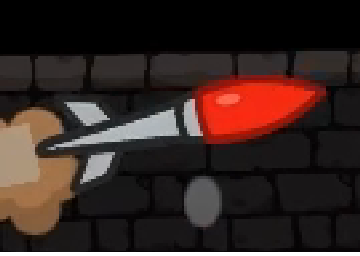
#> input picture nico-sandbox/runs/B11_missile_focus/scenario/transparent-png/missile_01_photoroom.png, 360 x 256 px
$ python render_damage_pack.py ../nico-sandbox/runs/B11_missile_focus/scenario/transparent-png/missile_01_photoroom.png out
#> lines starting #> are read from the running program, lines starting #| are printed output that depends on the picture; after the words box and inside, x2 and y2 are one past the last pixel; in counts of white or black regions, pixels touching at a corner belong together
#!/usr/bin/env python3
"""Generate 3 destruction stages + a destruction.gif from a transparent castle PNG.

Usage:
    python scripts/render_damage_pack.py <castle.png> <out_dir> [--seed N]

Output:
    <out_dir>/<castle>_01_impact.png
    <out_dir>/<castle>_02_break.png
    <out_dir>/<castle>_03_destroyed.png
    <out_dir>/<castle>_destruction.gif
"""
from __future__ import annotations

import argparse
import math
from dataclasses import dataclass
from pathlib import Path
from typing import Iterable

import numpy as np
from PIL import Image, ImageChops, ImageDraw, ImageEnhance, ImageFilter


@dataclass(frozen=True)
class DamageConfig:
    impact_rel: tuple[float, float] = (0.57, 0.72)
    damage_strength: float = 1.0
    debris_count: int = 90
    smoke_count: int = 34
    particle_count: int = 160
    output_scale: int = 1


def render_damage_pack(
    input_path: str | Path,
    output_dir: str | Path,
    seed: int = 42,
    config: DamageConfig = DamageConfig(),
) -> dict[str, Path]:
#> called with output_dir = 'out', seed = 42
    input_path = Path(input_path)
    output_dir = Path(output_dir)
    output_dir.mkdir(parents=True, exist_ok=True)

    castle = _load_sprite(input_path)
#> in _load_sprite, raw is the input picture: PIL image 360x256 RGBA; mean R, G, B, A 50.3, 33.9, 30.2, 251
    rng = np.random.default_rng(seed)

    frames: list[Image.Image] = []
    stage_data = [
        ("01_impact", 0.36, True, 1.15),
        ("02_break", 0.72, True, 0.82),
        ("03_destroyed", 1.00, False, 0.00),
    ]

    paths: dict[str, Path] = {}

    for name, stage, add_explosion, explosion_alpha in stage_data:
        frame = _render_frame(
            castle=castle,
            rng=rng,
            config=config,
            stage=stage,
            add_explosion=add_explosion,
            explosion_alpha=explosion_alpha,
        )

        if config.output_scale != 1:
            size = (frame.width * config.output_scale, frame.height * config.output_scale)
            frame = frame.resize(size, Image.Resampling.NEAREST)

        path = output_dir / f"{input_path.stem}_{name}.png"
        frame.save(path)
        paths[name] = path
        frames.append(frame)
#> this loop made 3 passes
#> pass 1, in _render_frame, `alpha = castle.getchannel("A")`:
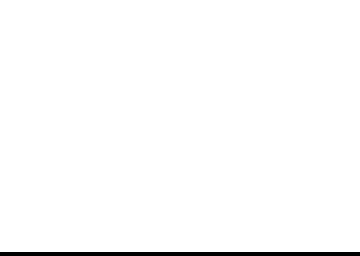
#> alpha: PIL image 360x256 L; 98.4% white; 1 black region, box (x1, y1, x2, y2) and area: (0, 252, 360, 256) 1440
#> pass 1, in _create_damage_masks, `mask = mask.filter(ImageFilter.MaxFilter(3))`:
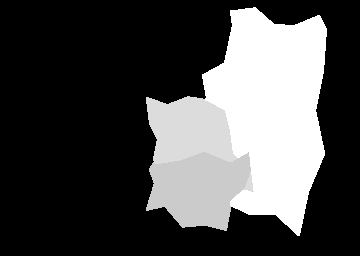
#> mask: PIL image 360x256 L; min 0, max 255, mean 74.2
#> pass 1, in _create_charred_interior, `layer = Image.fromarray(arr, "RGBA")`:
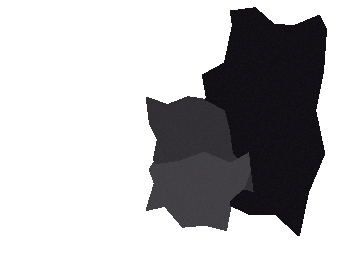
#> layer: PIL image 360x256 RGBA; mean R, G, B, A 17.5, 15.5, 20.5, 74.2; transparent parts drawn white
#> after the loop:
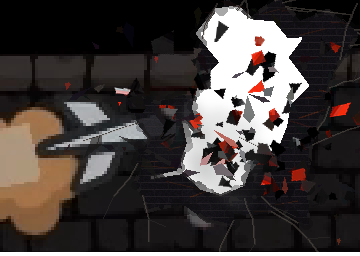
#> frame: PIL image 360x256 RGBA; mean R, G, B, A 42.3, 31.5, 29, 221.6; transparent parts drawn white
#> after the loop, frames = 3 items; paths = 3 items

    gif_path = output_dir / f"{input_path.stem}_destruction.gif"
    frames[0].save(
        gif_path,
        save_all=True,
        append_images=frames[1:],
        duration=[70, 85, 650],
        loop=0,
        disposal=2,
    )
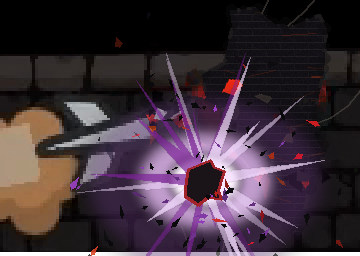
#> saved as missile_01_photoroom_destruction.gif: PIL image 360x256 RGBA; mean R, G, B, A 60, 45.6, 55.1, 251.9; transparent parts drawn white
    paths["gif"] = gif_path
    return paths


def _load_sprite(path: Path) -> Image.Image:
    raw = Image.open(path)
    if "A" not in raw.getbands():
        raise ValueError("Input must be a transparent RGBA/LA PNG sprite.")
    image = raw.convert("RGBA")
    if image.getchannel("A").getbbox() is None:
        raise ValueError("Input alpha channel is empty.")
    return image


def _render_frame(castle, rng, config, stage, add_explosion, explosion_alpha):
    alpha = castle.getchannel("A")
    bbox = alpha.getbbox()
    if bbox is None:
        raise ValueError("Sprite alpha channel is empty.")

    impact = _rel_point(bbox, config.impact_rel[0], config.impact_rel[1])

    damage_mask, missing_mask = _create_damage_masks(
        size=castle.size, bbox=bbox, rng=rng, stage=stage, strength=config.damage_strength,
    )
    sprite_mask = _binary_alpha(alpha)
    damage_mask = _multiply_masks(damage_mask, sprite_mask)
    missing_mask = _multiply_masks(missing_mask, sprite_mask)
    visible_damage = _subtract_masks(damage_mask, missing_mask)

    body = castle.copy()
    new_alpha = _subtract_masks(alpha, missing_mask)
    body.putalpha(new_alpha)

    charred = _create_charred_interior(size=castle.size, bbox=bbox, mask=visible_damage, rng=rng)
    result = Image.alpha_composite(body, charred)

    edge_layer = _create_broken_edges(
        size=castle.size, damage_mask=damage_mask, missing_mask=missing_mask, rng=rng,
    )
    result = Image.alpha_composite(result, edge_layer)

    cracks = _create_cracks(
        size=castle.size, bbox=bbox, damage_mask=damage_mask, sprite_mask=sprite_mask,
        rng=rng, count=int(22 * stage),
    )
    result = Image.alpha_composite(result, cracks)

    debris = _create_debris(
        castle=castle, bbox=bbox, damage_mask=damage_mask, impact=impact,
        rng=rng, count=int(config.debris_count * stage), stage=stage,
    )
    result = Image.alpha_composite(result, debris)

    smoke = _create_smoke(
        size=castle.size, impact=impact, rng=rng,
        count=int(config.smoke_count * stage), stage=stage, after=not add_explosion,
    )
    result = Image.alpha_composite(result, smoke)

    if add_explosion:
        radius = int(max(bbox[2] - bbox[0], bbox[3] - bbox[1]) * (0.23 + 0.12 * stage))
        explosion = _create_explosion(
            size=castle.size, impact=impact, radius=radius, rng=rng, alpha_mul=explosion_alpha,
        )
        result = Image.alpha_composite(result, explosion)

    return result


def _create_damage_masks(size, bbox, rng, stage, strength):
    mask = Image.new("L", size, 0)
    missing = Image.new("L", size, 0)
    draw = ImageDraw.Draw(mask)
    draw_missing = ImageDraw.Draw(missing)

    s = min(1.25, max(0.0, stage * strength))
    spread = 0.55 + 0.45 * s

    slash = [
        _rel_point(bbox, 0.66 - 0.03 * s, 0.02),
        _rel_point(bbox, 0.92 + 0.05 * s, 0.13),
        _rel_point(bbox, 0.82 + 0.03 * s, 0.92),
        _rel_point(bbox, 0.51 - 0.07 * s, 0.78),
        _rel_point(bbox, 0.57 - 0.03 * s, 0.38),
    ]
    draw.polygon(_jagged_polygon(slash, rng, 18 * spread, 5), fill=255)

    middle_bite = [
        _rel_point(bbox, 0.43 - 0.06 * s, 0.42),
        _rel_point(bbox, 0.63 + 0.02 * s, 0.43),
        _rel_point(bbox, 0.70 + 0.03 * s, 0.76),
        _rel_point(bbox, 0.47 - 0.04 * s, 0.70),
    ]
    draw.polygon(_jagged_polygon(middle_bite, rng, 14 * spread, 4), fill=220)

    lower_blast = [
        _rel_point(bbox, 0.45 - 0.06 * s, 0.62),
        _rel_point(bbox, 0.69 + 0.06 * s, 0.61),
        _rel_point(bbox, 0.62 + 0.03 * s, 0.88),
        _rel_point(bbox, 0.42 - 0.05 * s, 0.83),
    ]
    draw.polygon(_jagged_polygon(lower_blast, rng, 16 * spread, 4), fill=int(180 + 65 * s))

    if s > 0.45:
        top_gap = [
            _rel_point(bbox, 0.62 - 0.02 * s, 0.05),
            _rel_point(bbox, 0.79 + 0.06 * s, 0.16),
            _rel_point(bbox, 0.74 + 0.03 * s, 0.58),
            _rel_point(bbox, 0.59 - 0.04 * s, 0.53),
        ]
        draw_missing.polygon(
            _jagged_polygon(top_gap, rng, 16 * spread, 5),
            fill=int(255 * min(1.0, (s - 0.25) / 0.75)),
        )

    if s > 0.78:
        center_gap = [
            _rel_point(bbox, 0.53 - 0.02 * s, 0.50),
            _rel_point(bbox, 0.69 + 0.05 * s, 0.54),
            _rel_point(bbox, 0.64 + 0.03 * s, 0.78),
            _rel_point(bbox, 0.49 - 0.04 * s, 0.72),
        ]
        draw_missing.polygon(
            _jagged_polygon(center_gap, rng, 13 * spread, 4),
            fill=int(255 * min(1.0, (s - 0.58) / 0.42)),
        )

    mask = mask.filter(ImageFilter.MaxFilter(3))
    missing = missing.filter(ImageFilter.MaxFilter(3))
    return mask, missing


def _create_charred_interior(size, bbox, mask, rng):
    width, height = size
    mask_arr = np.asarray(mask, dtype=np.uint8)
    noise = rng.integers(0, 24, (height, width), dtype=np.uint8)

    arr = np.zeros((height, width, 4), dtype=np.uint8)
    arr[..., 0] = 14 + noise // 3
    arr[..., 1] = 13 + noise // 4
    arr[..., 2] = 15 + noise // 2
    arr[..., 3] = mask_arr

    layer = Image.fromarray(arr, "RGBA")

    brick = Image.new("RGBA", size, (0, 0, 0, 0))
    draw = ImageDraw.Draw(brick)

    x0, y0, x1, y1 = bbox
    brick_h = max(7, int((y1 - y0) * 0.018))
    brick_w = max(18, int((x1 - x0) * 0.08))

    for y in range(y0, y1 + brick_h, brick_h):
        draw.line([(x0, y), (x1, y)], fill=(56, 50, 52, 105), width=1)
        offset = 0 if ((y // brick_h) % 2 == 0) else brick_w // 2
        for x in range(x0 - brick_w, x1 + brick_w, brick_w):
            draw.line([(x + offset, y), (x + offset, y + brick_h)], fill=(42, 37, 39, 75), width=1)

    brick = _clip_rgba_alpha(brick, mask)
    layer = Image.alpha_composite(layer, brick)

    glow = Image.new("RGBA", size, (0, 0, 0, 0))
    draw = ImageDraw.Draw(glow)
    coords = np.argwhere(mask_arr > 0)
    if coords.size == 0:
        return layer

    for _ in range(18):
        y, x = coords[rng.integers(0, len(coords))]
        length = int(rng.integers(12, 42))
        angle = float(rng.uniform(-0.35, 0.35))
        x2 = int(x + math.cos(angle) * length)
        y2 = int(y + math.sin(angle) * length)
        color = (
            255,
            int(rng.integers(72, 124)),
            int(rng.integers(12, 34)),
            int(rng.integers(55, 115)),
        )
        draw.line([(int(x), int(y)), (x2, y2)], fill=color, width=int(rng.integers(1, 3)))

    glow = glow.filter(ImageFilter.GaussianBlur(0.7))
    glow = _clip_rgba_alpha(glow, mask)
    return Image.alpha_composite(layer, glow)


def _create_broken_edges(size, damage_mask, missing_mask, rng):
    combined = ImageChops.lighter(damage_mask, missing_mask)
    edge = combined.filter(ImageFilter.FIND_EDGES).filter(ImageFilter.MaxFilter(3))
    edge_arr = np.asarray(edge, dtype=np.uint8)
    alpha = np.where(edge_arr > 20, 210, 0).astype(np.uint8)

    arr = np.zeros((size[1], size[0], 4), dtype=np.uint8)
    arr[..., 0] = 31
    arr[..., 1] = 28
    arr[..., 2] = 29
    arr[..., 3] = alpha

    layer = Image.fromarray(arr, "RGBA")
    draw = ImageDraw.Draw(layer)
    coords = np.argwhere(alpha > 0)
    if coords.size == 0:
        return layer

    for _ in range(min(130, len(coords))):
        y, x = coords[rng.integers(0, len(coords))]
        r = int(rng.integers(2, 7))
        draw.ellipse((x - r, y - r, x + r, y + r), fill=(12, 11, 12, int(rng.integers(70, 150))))
    return layer


def _create_cracks(size, bbox, damage_mask, sprite_mask, rng, count):
    layer = Image.new("RGBA", size, (0, 0, 0, 0))
    draw = ImageDraw.Draw(layer)
    boundary = damage_mask.filter(ImageFilter.FIND_EDGES)
    boundary_arr = np.asarray(boundary, dtype=np.uint8)
    sprite_arr = np.asarray(sprite_mask, dtype=np.uint8)
    coords = np.argwhere((boundary_arr > 20) & (sprite_arr > 0))
    if coords.size == 0:
        return layer

    cx = (bbox[0] + bbox[2]) * 0.5
    cy = (bbox[1] + bbox[3]) * 0.55

    for _ in range(count):
        y, x = coords[rng.integers(0, len(coords))]
        angle = math.atan2(y - cy, x - cx) + float(rng.uniform(-0.95, 0.95))
        length = float(rng.uniform(24, 82))
        branches = int(rng.integers(2, 5))
        points = [(int(x), int(y))]
        px = float(x); py = float(y)
        for _ in range(branches):
            angle += float(rng.uniform(-0.38, 0.38))
            step = length / branches * float(rng.uniform(0.7, 1.25))
            px += math.cos(angle) * step
            py += math.sin(angle) * step
            points.append((int(px), int(py)))
        draw.line(points, fill=(47, 43, 41, 210), width=2, joint="curve")
        draw.line(points, fill=(160, 150, 134, 75), width=1, joint="curve")
        if rng.random() < 0.55 and len(points) > 2:
            bp = points[int(rng.integers(1, len(points)))]
            ba = angle + float(rng.uniform(-1.2, 1.2))
            bl = float(rng.uniform(8, 28))
            end = (int(bp[0] + math.cos(ba) * bl), int(bp[1] + math.sin(ba) * bl))
            draw.line([bp, end], fill=(43, 39, 38, 175), width=1)

    return _clip_rgba_alpha(layer, sprite_mask)


def _create_debris(castle, bbox, damage_mask, impact, rng, count, stage):
    layer = Image.new("RGBA", castle.size, (0, 0, 0, 0))
    alpha = np.asarray(castle.getchannel("A"), dtype=np.uint8)
    damage = np.asarray(damage_mask, dtype=np.uint8)
    valid = np.argwhere((alpha > 20) & (damage > 20))
    if valid.size == 0:
        raise ValueError("Damage mask does not intersect the sprite.")

    max_dim = max(bbox[2] - bbox[0], bbox[3] - bbox[1])

    for i in range(count):
        y, x = valid[rng.integers(0, len(valid))]
        radius = int(rng.integers(max(5, int(max_dim * 0.01)), max(10, int(max_dim * 0.045))))
        crop = castle.crop((x - radius, y - radius, x + radius, y + radius))
        fragment = _random_fragment(crop, rng)
        if rng.random() < 0.52:
            fragment = ImageEnhance.Brightness(fragment).enhance(float(rng.uniform(0.35, 0.78)))
        angle = float(rng.uniform(-115, 115))
        fragment = fragment.rotate(angle, expand=True, resample=Image.Resampling.BICUBIC)
        direction = float(rng.uniform(-2.45, 0.22))
        distance = float(rng.uniform(max_dim * 0.05, max_dim * (0.23 + 0.20 * stage)))
        if i % 5 == 0:
            direction = float(rng.uniform(-0.9, 0.35))
            distance *= 1.45
        dx = math.cos(direction) * distance
        dy = math.sin(direction) * distance
        pos = (int(impact[0] + dx - fragment.width * 0.5), int(impact[1] + dy - fragment.height * 0.5))
        layer.alpha_composite(fragment, pos)

    draw = ImageDraw.Draw(layer)
    for _ in range(int(count * 0.75)):
        direction = float(rng.uniform(-2.9, 0.45))
        distance = float(rng.uniform(max_dim * 0.05, max_dim * 0.5))
        x = int(impact[0] + math.cos(direction) * distance)
        y = int(impact[1] + math.sin(direction) * distance)
        r = int(rng.integers(1, 5))
        color = (
            int(rng.integers(8, 32)),
            int(rng.integers(8, 28)),
            int(rng.integers(9, 31)),
            int(rng.integers(110, 230)),
        )
        if rng.random() < 0.12:
            color = (180, int(rng.integers(24, 72)), int(rng.integers(18, 38)), int(rng.integers(90, 180)))
        pts = _shard_points(center=(x, y), radius=r, angle=float(rng.uniform(0, math.tau)), rng=rng)
        draw.polygon(pts, fill=color)

    return layer


def _create_smoke(size, impact, rng, count, stage, after):
    layer = Image.new("RGBA", size, (0, 0, 0, 0))
    draw = ImageDraw.Draw(layer)
    base = max(size) * (0.08 + 0.05 * stage)

    for _ in range(count):
        angle = float(rng.uniform(-2.7, 0.65))
        distance = float(rng.uniform(0, base * (1.4 if after else 0.95)))
        x = int(impact[0] + math.cos(angle) * distance)
        y = int(impact[1] + math.sin(angle) * distance)
        rx = int(rng.uniform(base * 0.12, base * 0.42))
        ry = int(rng.uniform(base * 0.09, base * 0.34))
        gray = int(rng.integers(42, 82))
        alpha = int(rng.integers(28, 82) * (0.85 if after else 1.0))
        draw.ellipse((x - rx, y - ry, x + rx, y + ry), fill=(gray, gray + 3, gray + 4, alpha))

    blur = 6 if after else 4
    return layer.filter(ImageFilter.GaussianBlur(blur))


def _create_explosion(size, impact, radius, rng, alpha_mul):
    layer = Image.new("RGBA", size, (0, 0, 0, 0))
    layer = Image.alpha_composite(layer, _soft_ellipse(
        size=size, center=impact, rx=radius * 1.25, ry=radius * 0.90,
        color=(95, 52, 115, int(95 * alpha_mul)), blur=10,
    ))
    layer = Image.alpha_composite(layer, _soft_ellipse(
        size=size, center=impact, rx=radius * 0.72, ry=radius * 0.54,
        color=(242, 200, 255, int(165 * alpha_mul)), blur=8,
    ))
    layer = Image.alpha_composite(layer, _soft_ellipse(
        size=size, center=impact, rx=radius * 0.36, ry=radius * 0.26,
        color=(255, 245, 255, int(220 * alpha_mul)), blur=4,
    ))

    rays = Image.new("RGBA", size, (0, 0, 0, 0))
    draw = ImageDraw.Draw(rays)
    for _ in range(28):
        angle = float(rng.uniform(-math.pi, math.pi))
        length = float(rng.uniform(radius * 0.45, radius * 1.45))
        width = float(rng.uniform(radius * 0.035, radius * 0.09))
        base_angle = angle + math.pi / 2
        p1 = (int(impact[0] + math.cos(base_angle) * width), int(impact[1] + math.sin(base_angle) * width))
        p2 = (int(impact[0] - math.cos(base_angle) * width), int(impact[1] - math.sin(base_angle) * width))
        tip = (int(impact[0] + math.cos(angle) * length), int(impact[1] + math.sin(angle) * length))
        if rng.random() < 0.55:
            color = (244, 220, 255, int(rng.integers(80, 190) * alpha_mul))
        else:
            color = (124, 34, 152, int(rng.integers(70, 160) * alpha_mul))
        draw.polygon([p1, tip, p2], fill=color)
    layer = Image.alpha_composite(layer, rays.filter(ImageFilter.GaussianBlur(0.35)))

    draw = ImageDraw.Draw(layer)
    core = _irregular_blob(center=impact, radius=radius * 0.23, rng=rng, points=13)
    draw.polygon(core, fill=(26, 19, 24, int(245 * alpha_mul)))
    draw.line(core + [core[0]], fill=(185, 38, 45, int(190 * alpha_mul)), width=max(1, radius // 28))

    for _ in range(90):
        angle = float(rng.uniform(-math.pi, math.pi))
        distance = float(rng.uniform(radius * 0.16, radius * 1.42))
        x = int(impact[0] + math.cos(angle) * distance)
        y = int(impact[1] + math.sin(angle) * distance)
        r = int(rng.integers(1, max(3, radius // 26)))
        if rng.random() < 0.18:
            color = (218, int(rng.integers(20, 82)), int(rng.integers(22, 55)), int(rng.integers(120, 230) * alpha_mul))
        elif rng.random() < 0.28:
            color = (165, 68, 214, int(rng.integers(90, 210) * alpha_mul))
        else:
            color = (10, 10, 12, int(rng.integers(130, 250) * alpha_mul))
        draw.polygon(
            _shard_points(center=(x, y), radius=r, angle=float(rng.uniform(0, math.tau)), rng=rng),
            fill=color,
        )
    return layer


def _random_fragment(crop, rng):
    w, h = crop.size
    mask = Image.new("L", crop.size, 0)
    draw = ImageDraw.Draw(mask)
    sides = int(rng.integers(3, 6))
    center = (w * float(rng.uniform(0.35, 0.65)), h * float(rng.uniform(0.35, 0.65)))
    radius = min(w, h) * float(rng.uniform(0.33, 0.56))
    pts = []
    for i in range(sides):
        angle = (i / sides) * math.tau + float(rng.uniform(-0.55, 0.55))
        local_r = radius * float(rng.uniform(0.55, 1.1))
        pts.append((int(center[0] + math.cos(angle) * local_r), int(center[1] + math.sin(angle) * local_r)))
    draw.polygon(pts, fill=255)
    alpha = crop.getchannel("A")
    final_alpha = _multiply_masks(alpha, mask)
    fragment = crop.copy()
    fragment.putalpha(final_alpha)
    return fragment


def _soft_ellipse(size, center, rx, ry, color, blur):
    layer = Image.new("RGBA", size, (0, 0, 0, 0))
    draw = ImageDraw.Draw(layer)
    x, y = center
    draw.ellipse((int(x - rx), int(y - ry), int(x + rx), int(y + ry)), fill=color)
    return layer.filter(ImageFilter.GaussianBlur(blur))


def _irregular_blob(center, radius, rng, points):
    cx, cy = center
    result = []
    for i in range(points):
        angle = (i / points) * math.tau + float(rng.uniform(-0.17, 0.17))
        r = radius * float(rng.uniform(0.65, 1.25))
        result.append((int(cx + math.cos(angle) * r), int(cy + math.sin(angle) * r)))
    return result


def _shard_points(center, radius, angle, rng):
    cx, cy = center
    length = radius * float(rng.uniform(2.0, 5.4))
    width = radius * float(rng.uniform(0.6, 1.5))
    perp = angle + math.pi / 2
    return [
        (int(cx + math.cos(angle) * length), int(cy + math.sin(angle) * length)),
        (int(cx + math.cos(perp) * width), int(cy + math.sin(perp) * width)),
        (int(cx - math.cos(angle) * length * 0.35), int(cy - math.sin(angle) * length * 0.35)),
        (int(cx - math.cos(perp) * width), int(cy - math.sin(perp) * width)),
    ]


def _rel_point(bbox, rx, ry):
    x0, y0, x1, y1 = bbox
    return (int(x0 + (x1 - x0) * rx), int(y0 + (y1 - y0) * ry))


def _jagged_polygon(points, rng, jitter, subdivisions):
    pts = list(points)
    if len(pts) < 3:
        raise ValueError("A polygon needs at least three points.")
    result = []
    for index, start in enumerate(pts):
        end = pts[(index + 1) % len(pts)]
        sx, sy = start; ex, ey = end
        dx = ex - sx; dy = ey - sy
        length = math.hypot(dx, dy)
        if length == 0:
            continue
        nx = -dy / length; ny = dx / length
        for step in range(subdivisions):
            t = step / subdivisions
            j = float(rng.uniform(-jitter, jitter))
            result.append((int(sx + dx * t + nx * j), int(sy + dy * t + ny * j)))
    return result


def _binary_alpha(alpha):
    return alpha.point(lambda v: 255 if v > 12 else 0).convert("L")


def _multiply_masks(a, b):
    arr = (np.asarray(a, dtype=np.uint16) * np.asarray(b, dtype=np.uint16) // 255).astype(np.uint8)
    return Image.fromarray(arr, "L")


def _subtract_masks(a, b):
    arr = np.clip(np.asarray(a, dtype=np.int16) - np.asarray(b, dtype=np.int16), 0, 255).astype(np.uint8)
    return Image.fromarray(arr, "L")


def _clip_rgba_alpha(image, mask):
    result = image.copy()
    alpha = result.getchannel("A")
    result.putalpha(_multiply_masks(alpha, mask))
    return result


if __name__ == "__main__":
    parser = argparse.ArgumentParser(description=__doc__)
    parser.add_argument("input", help="Path to a transparent castle PNG")
    parser.add_argument("output_dir", help="Output directory")
    parser.add_argument("--seed", type=int, default=42)
    parser.add_argument("--impact-x", type=float, default=0.57)
    parser.add_argument("--impact-y", type=float, default=0.72)
    parser.add_argument("--strength", type=float, default=1.0)
    parser.add_argument("--debris", type=int, default=90)
    parser.add_argument("--smoke", type=int, default=34)
    args = parser.parse_args()

    cfg = DamageConfig(
        impact_rel=(args.impact_x, args.impact_y),
        damage_strength=args.strength,
        debris_count=args.debris,
        smoke_count=args.smoke,
    )
    paths = render_damage_pack(args.input, args.output_dir, seed=args.seed, config=cfg)
#> paths = 4 items
    for k, v in paths.items():
        print(f"{k}: {v}")
#> this loop made 4 passes
#> k on passes 1 to 4: '01_impact', '02_break', '03_destroyed', 'gif'
#> (printed output is left out)
